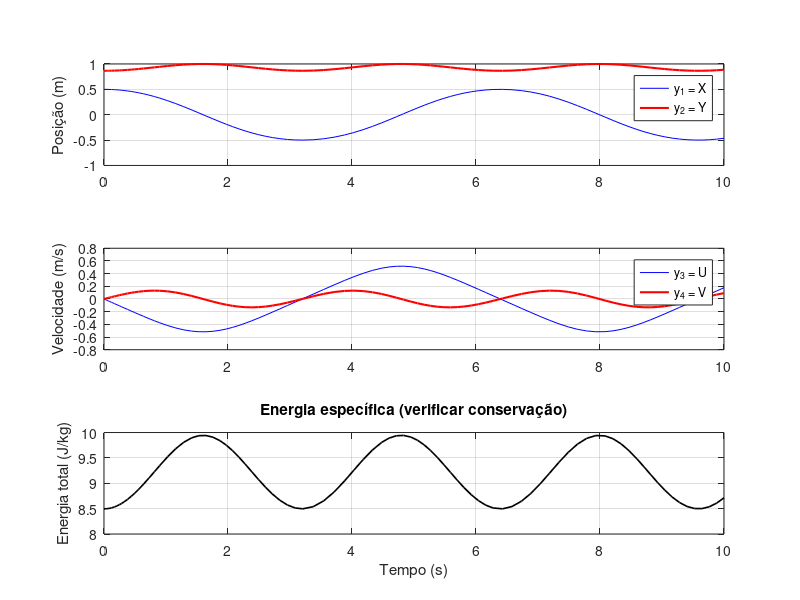
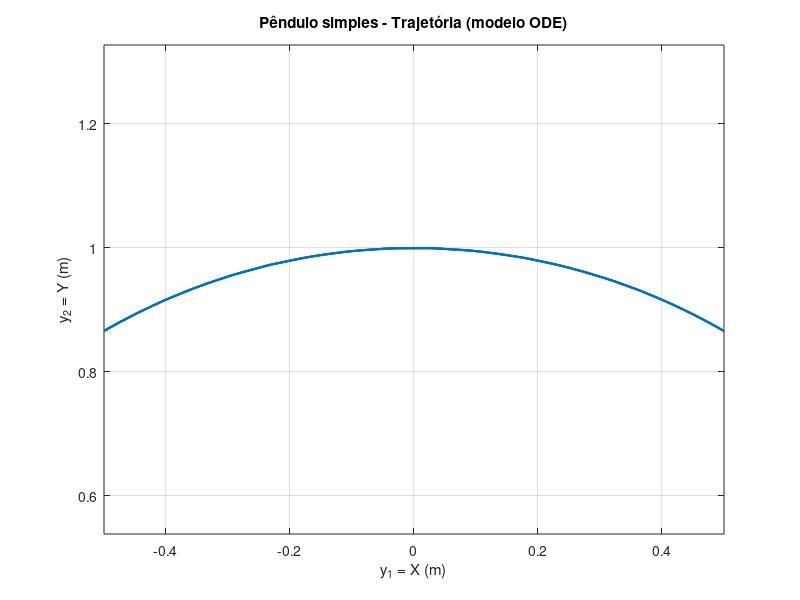

MATLAB code for these plots, in order:
function pendulo_ode_y
    % --------------------------------------------------------
    % Pêndulo simples - sistema ODE após eliminação da equação algébrica
    % y1 = X, y2 = Y, y3 = U, y4 = V
    % --------------------------------------------------------

    % Parâmetros físicos
    m = 1.0;   % já não entra explicitamente
    l = 1.0;   % comprimento do fio (m)
    g = 9.81;  % aceleração gravítica (m/s^2)

    % Ângulo inicial (radianos)
    theta0 = pi/6;   % 30°

    % Condições iniciais coerentes
    y1_0 = l * sin(theta0);   % X
    y2_0 = l * cos(theta0);   % Y
    y3_0 = 0.0;               % U
    y4_0 = 0.0;               % V
    y0 = [y1_0; y2_0; y3_0; y4_0];

    % Intervalo de simulação
    tspan = [0 10];

    % Integração numérica
    [t, y] = ode45(@(t,y) penduloODE(t,y,l,g), tspan, y0);

    % Resultados
    y1 = y(:,1); y2 = y(:,2);
    y3 = y(:,3); y4 = y(:,4);

    % --- Gráficos ---
    figure('Name','Pêndulo - Sistema ODE','Color','w');
    subplot(3,1,1);
    plot(t, y1, 'b', t, y2, 'r', 'LineWidth', 1.5);
    ylabel('Posição (m)');
    legend('y_1 = X','y_2 = Y','Location','best');
    grid on;

    subplot(3,1,2);
    plot(t, y3, 'b', t, y4, 'r', 'LineWidth', 1.5);
    ylabel('Velocidade (m/s)');
    legend('y_3 = U','y_4 = V','Location','best');
    grid on;

    subplot(3,1,3);
    energia = 0.5*(y3.^2 + y4.^2) + g*y2;
    plot(t, energia, 'k', 'LineWidth', 1.2);
    ylabel('Energia total (J/kg)');
    xlabel('Tempo (s)');
    grid on;
    title('Energia específica (verificar conservação)');

    % Trajetória XY
    figure('Name','Trajetória XY','Color','w');
    plot(y1, y2, 'LineWidth', 1.5);
    axis equal; grid on;
    xlabel('y_1 = X (m)'); ylabel('y_2 = Y (m)');
    title('Pêndulo simples - Trajetória (modelo ODE)');
end


function dydt = penduloODE(~, y, l, g)
    % --------------------------------------------------------
    % Sistema de ODEs do pêndulo após eliminação de T
    % --------------------------------------------------------
    y1 = y(1); y2 = y(2); y3 = y(3); y4 = y(4);

    dydt = zeros(4,1);
    dydt(1) = y3;                                   % dX/dt = U
    dydt(2) = y4;                                   % dY/dt = V
    dydt(3) = -(y1)*(y3^2 + y4^2 + y2);             % dU/dt
    dydt(4) = -(y2)*(y3^2 + y4^2 + y2) + 1;         % dV/dt
end
